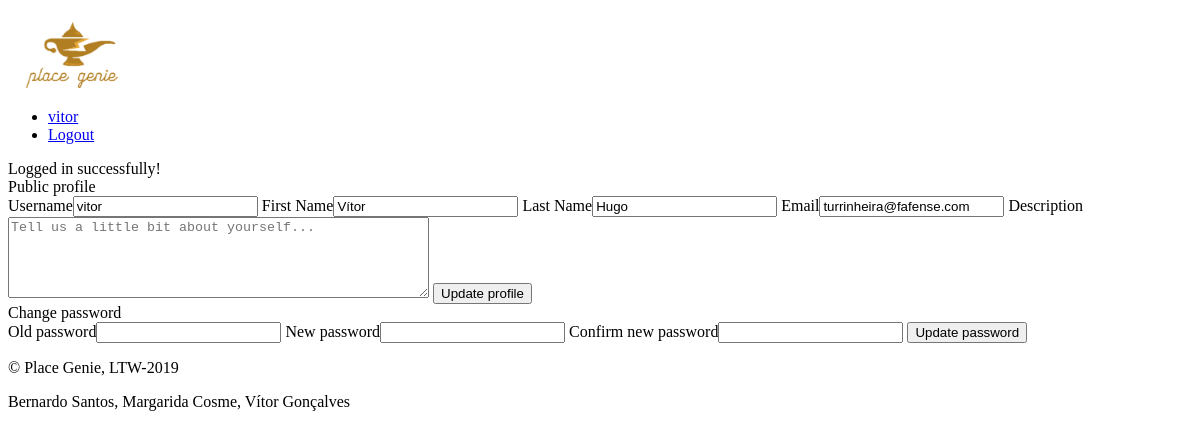
/pages/edit_profile.php (signed in), run on an earlier commit of the app's database.
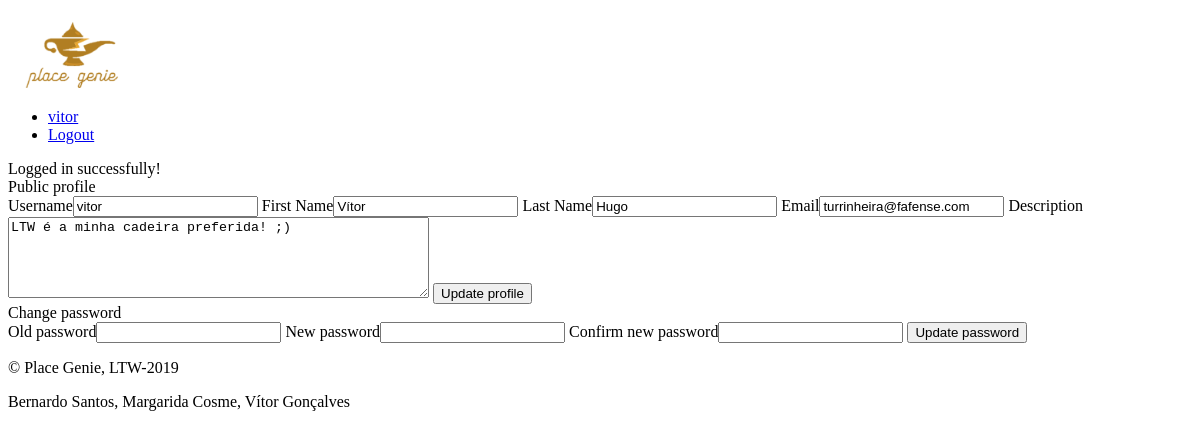
And on a later commit of the database.
### tables this page shows
CREATE TABLE user (
    id              INTEGER PRIMARY KEY,
    username        VARCHAR NOT NULL UNIQUE,
    email           VARCHAR NOT NULL UNIQUE,
    password        VARCHAR NOT NULL ON CONFLICT ABORT,
    first_name      VARCHAR NOT NULL,
    last_name       VARCHAR NOT NULL,
    image_id        INTEGER REFERENCES image(id),
    description     VARCHAR
);

### database/db_user.php (called while the page is built, shortened)
<?php
    function getUserInfo($username) {
        $db = Database::instance()->db();
        $stmt = $db->prepare('SELECT * FROM user WHERE username = ?');
        $stmt->execute(array($username));
        return $stmt->fetch();
    }
?>

### pages/edit_profile.php (the view, shortened to what this page needs)
<?php
    include_once('../templates/tpl_common.php');
    include_once('../database/db_user.php');
    $profile_info = getUserInfo($_SESSION['username']);
?>
<!DOCTYPE html>
<html>
    <head>
    </head>
    <body>
        <section id="edit_profile">
            <header>Public profile</header>
            <form action="../actions/action_edit_profile.php" method="post">
                <label>Username<input type="text" name="new_username" placeholder="Username" value="<?=$profile_info['username']?>" required></label>
                <label>First Name<input type="text" name="new_first_name" placeholder="John" value="<?=$profile_info['first_name']?>" required></label>
                <label>Last Name<input type="text" name="new_last_name" placeholder="Doe" value="<?=$profile_info['last_name']?>" required></label>
                <label>Email<input type="email" name="new_email" placeholder="johndoe@something.com" value="<?=$profile_info['email']?>" required></label>
                <label>Description
                    <textarea name="new_description" rows="5" cols="50" placeholder="Tell us a little bit about yourself..."><?php
                    if ($profile_info['description'] != null)
                        echo $profile_info['description'];
                    ?></textarea>
                </label>
                <input type="submit" value="Update profile">
            </form>
        </section>
        <section id="change_password">
            <header>Change password</header>
            <form action="../actions/action_change_password.php" method="post">
                <label>Old password<input type="password" name="old_password" required></label>
                <label>New password<input type="password" name="new_password" required></label>
                <label>Confirm new password<input type="password" name="rep_password" required></label>
                <input type="submit" value="Update password">
            </form>
        </section>
    </body>
</html>

What changed in the data, as far as the page shows it:
changed user "vitor": new_description (not shown) → "LTW é a minha cadeira preferida! ;)"
